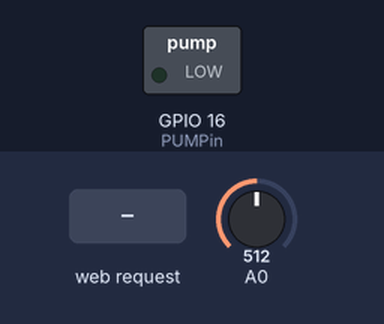
This sketch was run on a simulated ESP8266 (NodeMCU). Shown: switched loads named in the sketch (green lamp = pin HIGH). The test bench sets the inputs (shaded band); at power-on: A0 = 512. WiFi joins after 1.5 s; servers stay silent unless stated; what the sketch prints to the serial monitor is not drawn.

Above: at 3.7 s.
3.8 s: HTTP request GET /PUMP1on received
At 5.5 s:
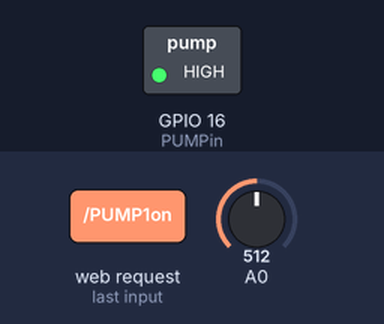
5.8 s: HTTP request GET /PUMP1off received
At 7.0 s:
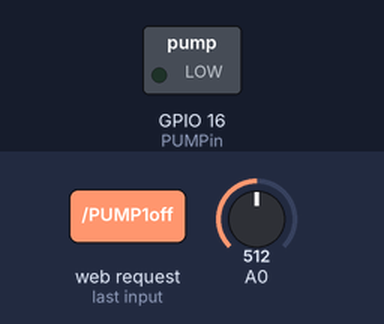
Timing chart, 0 to 8.8 s (numbered marks = the images above; inputs shaded):
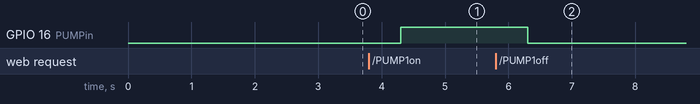

The sketch:

Web_server_programming.ino
```cpp
#include <ESP8266WiFi.h>
#include <WiFiClient.h>
#include <ESP8266WebServer.h>

const char* ssid = "nishant";
const char* password = "nishant1";

ESP8266WebServer server(80);   // server at port 80 (http port)

float data;
int PUMPin = 16;
String sendpage(){
  float A = analogRead(A0);
  Serial.println(A);
  data = 100*(1-float(A/1024.00));
  Serial.println(data);
  delay(500);
  String page = "";
  page = "<!DOCTYPE html>"
    "<html>"
    "<body>"
    "<center>"
    "<h1>National Institute of Technology<br>Patna</h1>"
    "<h1><br></h1>"
    "<h2>MAJOR PROJECT (GROUP-26)</h2>"
    "<h2>Smart Irrigation System</h2>"
    "<h4>PUMP</h4>"
    "<p><a href=\"PUMP1on\"><button>ON</button></a>&nbsp;<a href=\"PUMP1off\"><button>OFF</button></a></p>"
    "<h2>Soil moisture(%)</h2>"
    "<h4>"+String(data)+    "</h4>"
    "</center>"
    "<h4 align=\"center\"><meter value="+String(data)+" min=0 max=100></meter></h4>"
    "</body>"
    "</html>";

  return page;
}

void setup(void){
  pinMode(A0, INPUT);
  pinMode(PUMPin, OUTPUT);

  delay(1000);
  Serial.begin(115200);
  WiFi.begin(ssid, password); //begin WiFi connection
  Serial.println("");

  // Wait for connection
  while (WiFi.status() != WL_CONNECTED) {
    delay(500);
    Serial.print(".");
  }
  Serial.println("");
  Serial.print("Connected to ");
  Serial.println(ssid);
  Serial.print("IP address: ");
  Serial.println(WiFi.localIP());
  server.on("/", [](){
    String page = sendpage();
    server.send(200, "text/html", page);
  });

  server.on("/PUMP1on", [](){
    String page = sendpage();
    server.send(200, "text/html", page);
    digitalWrite(PUMPin, HIGH);
    delay(500);
  });

  server.on("/PUMP1off", [](){
    String page = sendpage();
    server.send(200, "text/html", page);
    digitalWrite(PUMPin, LOW);
    delay(500);
  });

  server.begin();
  Serial.println("Web server started!");
}

void loop(void){
  server.handleClient();
}
```

Measured:
- after the input at 3.8 s, GPIO 16 (PUMPin): LOW → HIGH after 0.50 s
- after the input at 5.8 s, GPIO 16 (PUMPin): HIGH → LOW after 0.50 s
